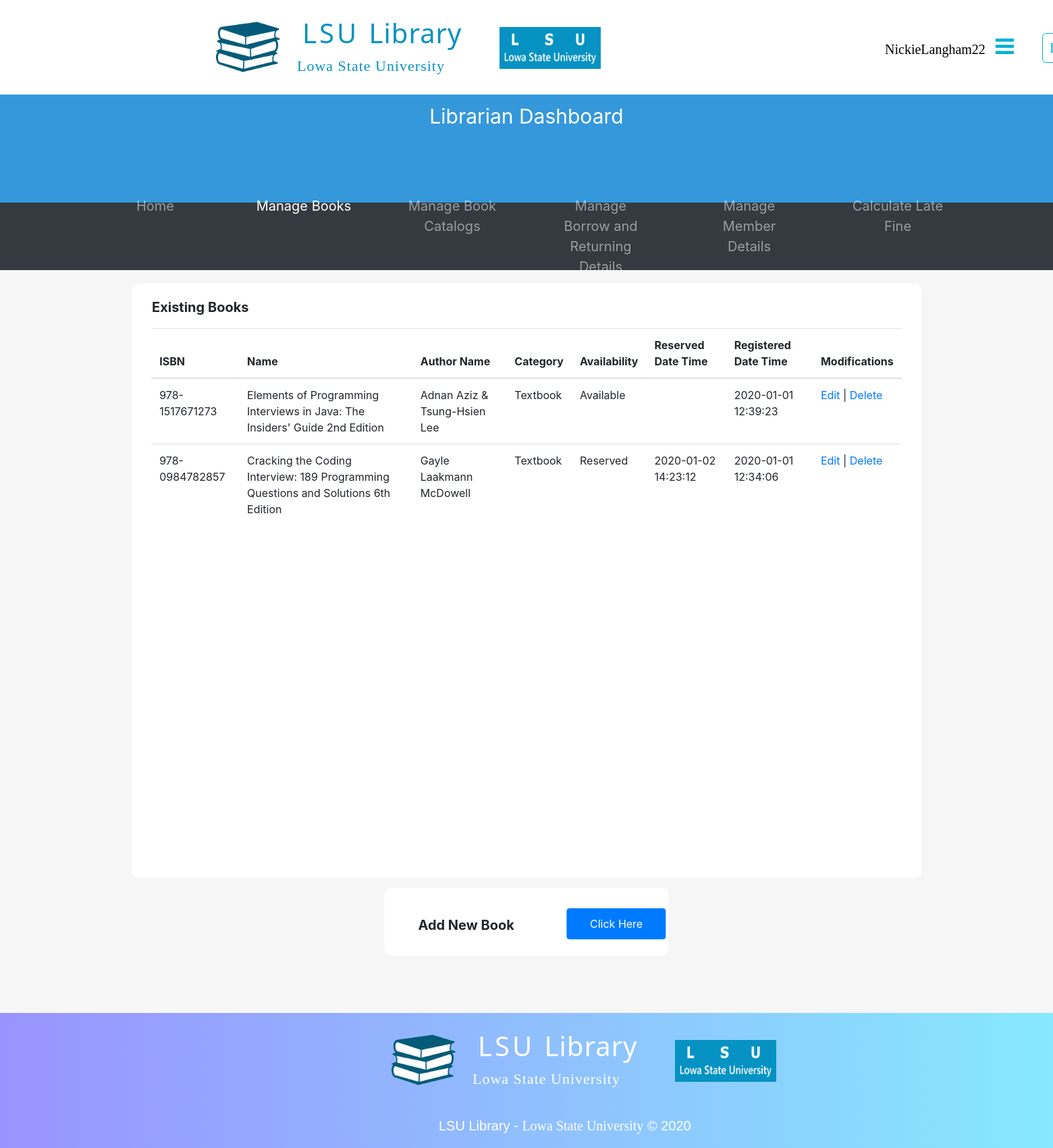
Page /librarianDashboard/1.manageBooks/manageBooks.php (signed in) on the committed database.
### tables this page shows
CREATE TABLE Book(
  ISBN VARCHAR(17) NOT NULL,
  Name VARCHAR(200) NOT NULL,
  bcCategoryID INT(8) NOT NULL,
  baAvailabilityID INT(8) NOT NULL,
  ReserveDateTime DATETIME,
  uUserID_ReservedBy INT(8),
  RegisteredDateTime DATETIME DEFAULT CURRENT_TIMESTAMP,
  PRIMARY KEY (ISBN),
  FOREIGN KEY (bcCategoryID) REFERENCES BookCategory (CategoryID),
  FOREIGN KEY (baAvailabilityID) REFERENCES BookAvailability (AvailabilityID),
  FOREIGN KEY (uUserID_ReservedBy) REFERENCES User (UserID)
);

CREATE TABLE BookCategory(
  CategoryID INT AUTO_INCREMENT,
  Category VARCHAR(50) NOT NULL,
  PRIMARY KEY (CategoryID)
);

CREATE TABLE BookAvailability(
  AvailabilityID INT(8) AUTO_INCREMENT,
  Availability VARCHAR(15) NOT NULL,
  PRIMARY KEY (AvailabilityID)
);

CREATE TABLE BookAuthor(
  bISBN VARCHAR(17) NOT NULL,
  Author VARCHAR(50) NOT NULL,
  PRIMARY KEY (bISBN, Author),
  FOREIGN KEY (bISBN) REFERENCES Book (ISBN)
);

### librarianDashboard/1.manageBooks/manageBooks.php (the view, shortened to what this page needs)
<?php
  include_once("../../LSULibraryDBConnection.php");
        ?> <script>
<!DOCTYPE html>
<html>
  <head>
    <link rel="stylesheet" href="../../assets/css/defaultLayout.css">
    <link rel="stylesheet" href="https://cdnjs.cloudflare.com/ajax/libs/font-awesome/4.7.0/css/font-awesome.min.css">
    <link rel="stylesheet" href="../../assets/bootstrap/css/bootstrap.min.css">
  </head>
  <body>
        <div style="height: 140px; width: 100%;">
              <div id="logoSection">
		<a href="../librarianDashboard.php">
              	  <img src="../../assets/images/LSULibraryLogo.png" alt="LSU Library Logo" id="lsuLibraryLogoIcon">
            	</a>
                <h1 id="mainTitle"> LSU <span id="mainTitleSpan">Library</span> </h1>
                <p id="mainTitleSub">Lowa State University</p>
                <img src="../../assets/Images/LSUUniversityLogo.png" alt="LSU Logo" id="lsuLogoIcon">
              </div>
              <table id="navSection">
                <tr>
                  <td class="navItem" id="navItem1">
                    <a href="" data-toggle="popover" data-trigger="hover" data-placement="bottom" title="Options"
                    data-content="View Account Details" style="color: black;">
                      <?php echo $_SESSION['username']; ?> &nbsp
                      <i class="fa fa-bars" style="font-size: 32px;
                                                  color: #00B1D2FF;"></i> &nbsp
                    </a>
                  </td>
                  <td class="navItem" id="navItem2">
                    <a href="../../logout.php">Logout</a>
                  </td>
                </tr>
              </table>
        </div>
            <div style="background-color: #3498DB;
                        width: 100%;
                        height: 160px;">
              <p style="font-size: 30px;
                        color: white;
                        text-align: center;
                        padding-top: 10px;">Librarian Dashboard</p>
              <div style="position: absolute;
                          left: 50%;
                          transform: translate(-50%,-0%);">
              </div>
            </div>
            <nav class="navbar navbar-expand-sm bg-dark navbar-dark" style="height: 100px;">
              <ul class="navbar-nav" style="text-align: center;
                                            position: absolute;
                                            left: 50%;
                                            transform: translate(-50%,-0%);
                                            font-size: 20px;">
                <li class="nav-item">
                  <a class="nav-link" href="../librarianDashboard.php">Home</a>
                </li>
                <li class="nav-item active">
                  <a class="nav-link" href="manageBooks.php">Manage Books</a>
                </li>
                <li class="nav-item">
                  <a class="nav-link" href="../2.manageBookCatalog/manageBookCatalog.php">Manage Book Catalogs</a>
                </li>
                <li class="nav-item">
                  <a class="nav-link" href="#">Manage Borrow and Returning Details</a>
                </li>
                <li class="nav-item">
                  <a class="nav-link" href="#">Manage Member Details</a>
                </li>
                <li class="nav-item">
                  <a class="nav-link" href="#">Calculate Late Fine</a>
                </li>
              </ul>
            </nav>
          <div style="width: 100%;
                      height: 1100px;
                      background-color: #F6F6F6;">
            <div style="width: 75%;
                        height: 880px;
                        background-color: #FFFFFF;
                        border-radius: 10px;
                        position: relative;
                        left: 50%;
                        transform: translateX(-50%);
                        top: 20px;">
              <p style="font-size: 20px;
                        padding-left: 30px;
                        padding-top: 20px;"><b>Existing Books</b></p>
              <div style="width: 95%;
                          height: 790px;
                          background-color: white;
                          position: absolute;
                          left: 50%;
                          transform: translateX(-50%);
                          overflow-y: scroll;">
                <?php
                  $bookDetailsSQL = "SELECT b.ISBN, b.Name, bc.Category, ba.Availability, b.ReserveDateTime, b.RegisteredDateTime FROM Book b
                                    INNER JOIN BookAvailability ba ON ba.AvailabilityID = b.baAvailabilityID
                                    INNER JOIN BookCategory bc ON bc.CategoryID = b.bcCategoryID
                                    ORDER BY RegisteredDateTime DESC;";
                  $bookDetailsResult = mysqli_query($databaseConn, $bookDetailsSQL);
                ?>
                <table class="table table-hover fixed_header" style="border-radius: 10px;">
                  <thead>
                    <tr>
                      <th> ISBN </th>
                      <th> Name </th>
                      <th> Author Name </th>
                      <th> Category </th>
                      <th> Availability </th>
                      <th> Reserved Date Time </th>
                      <th> Registered Date Time </th>
                      <th> Modifications </th>
                    </tr>
                  </thead>
                  <tbody>
                      <?php
                        while($bookDetailsRow = mysqli_fetch_array($bookDetailsResult)){
                          $ISBN = $bookDetailsRow["ISBN"];
                      ?>
                    <tr>
                      <td title="ISBN"><?php echo $ISBN ?></td>
                      <td title="Book Name"><?php echo $bookDetailsRow["Name"]; ?></td>
                        <?php
                          $bookAuthorSQL = "SELECT Author FROM BookAuthor WHERE bISBN = '$ISBN';";
                          $bookAuthorResult = mysqli_query($databaseConn, $bookAuthorSQL);
                          $bookAuthorRowCount = mysqli_num_rows($bookAuthorResult);
                          if($bookAuthorRowCount == 1){
                            while($bookAuthorRow = mysqli_fetch_array($bookAuthorResult)){
                              ?><td  title="Book Author"><?php echo $bookAuthorRow["Author"]; ?></td><?php
                            }
                          }
                          else if($bookAuthorRowCount == 2){
                            $bookAuthor = [];
                            while($bookAuthorRow = mysqli_fetch_array($bookAuthorResult)){
                              $bookAuthor[] = $bookAuthorRow["Author"];
                            }
                            ?><td  title="Book Author"><?php echo $bookAuthor[0]." & ".$bookAuthor[1]; ?></td><?php
                          }
                        ?>
                      <td title="Category"><?php echo $bookDetailsRow["Category"]; ?></td>
                      <td title="Availability"><?php echo $bookDetailsRow["Availability"]; ?></td>
                      <td title="Reserved Date Time"><?php echo $bookDetailsRow["ReserveDateTime"]; ?></td>
                      <td title="Registered Date Time"><?php echo $bookDetailsRow["RegisteredDateTime"]; ?></td>
                      <td>
                          <a href="updateBookDetails.php?isbn=<?php echo $ISBN ?>"> Edit </a>
						            | <a href="deleteBook.php?isbn=<?php echo $ISBN ?>"
                          onClick="return confirm('This book and along with connections to this book will be removed.\nAre you such you want to continue?')">
                          Delete
                        </a>
                      </td>
                    </tr>
                      <?php } ?>
                  </tbody>
                </table>
              </div>
            </div>
            <div style="width: 27%;
                        height: 100px;
                        background-color: #FFFFFF;
                        border-radius: 10px;
                        position: relative;
                        left: 50%;
                        transform: translateX(-50%);
                        top: 35px;">
              <p style="font-size: 20px;
                        padding-left: 50px;
                        padding-top: 40px;"><b>Add New Book</b></p>
              <button type="button" class="btn btn-primary" data-toggle="modal" data-target="#addBookModal"
               style="padding: 10px;
                      width: 35%;
                      position: absolute;
                      left: 270px;
                      top: 30px;">
                Click Here
              </button>
            </div>
          </div>
          <div id="footer">
            <div id="footerLogoSection">
              <img src="../../assets/images/LSULibraryLogo.png" alt="LSU Library Logo" id="lsuLibraryLogoIcon">
              <h1 id="mainTitle"> LSU <span id="mainTitleSpan">Library</span> </h1>
              <p id="mainTitleSub">Lowa State University</p>
              <img src="../../assets/images/LSUUniversityLogo.png" alt="LSU Logo" id="lsuLogoIcon">
            </div>
            <p id="footerText1Main">LSU Library - <span id="footerText1Sub">Lowa State University</span> &copy; 2020</p>
          </div>
  </body>
</html>

### assets/css/defaultLayout.css (style rules this page uses)
* { margin: 0; }
#lsuLibraryLogoIcon { height: 95px; width: 95px; position: relative; top: 122px; left: -120px; }
#logoSection { position: relative; top: -100px; left: 440px; }
#mainTitle { color: #0692c2; letter-spacing: 4px; font-family: 'Noto Sans', sans-serif; font-size: 40px; padding-top: 30px; padding-left: 8px; }
#mainTitleSpan { letter-spacing: 1px; }
#mainTitleSub { font-size: 22px; font-family: verdana; color: #0692c2; letter-spacing: 1px; }
#lsuLogoIcon { height: 62px; width: 150px; position: relative; top: -90px; left: 300px; }
#navSection { position: relative; top: -240px; left: 1280px; }
.navItem { padding-left: 20px; }
.navItem a { font-size: 25px; text-decoration: none; color: #00B1D2FF; font-family: verdana; font-size: 20px; border-style: solid; border-width: thin; border-radius: 6px; padding: 10px; }
#navItem1 a { border-color: white; transition-duration: 0.4s; }
#navItem2 a { transition-duration: 0.4s; }
#footer { background-image: linear-gradient(to right, #9993ff, #86e9fd); height: 200px; }
#footerLogoSection { position:relative; top: -100px; left: 700px; }
#footerLogoSection h1 { color: white; }
#footerLogoSection span { color: white; }
#footerLogoSection p { color: white; }
#footerText1Main { position: relative; top: -140px; left: 650px; font-family: sans-serif; font-size: 20px; color: white; }
#footerText1Sub { font-family: serif; font-size: 20px; color: white; }

### librarianDashboard/1.manageBooks/manageBooks.php (style rules this page uses)
nav li { margin-left:30px; margin-right:30px; width: 160px; }

### rows in the picture
book: ISBN "978-1517671273", Name "Elements of Programming Interviews in Java: The Insiders' Guide 2nd Edition", bookAuthor "Adnan Aziz", bookAuthor "Tsung-Hsien Lee", bcCategoryID.Category "Textbook", baAvailabilityID.Availability "Available", RegisteredDateTime "2020-01-01 12:39:23"
book: ISBN "978-0984782857", Name "Cracking the Coding Interview: 189 Programming Questions and Solutions 6th Edition", bcCategoryID.Category "Textbook", baAvailabilityID.Availability "Reserved", ReserveDateTime "2020-01-02 14:23:12", RegisteredDateTime "2020-01-01 12:34:06"
bookauthor: Author "Gayle Laakmann McDowell"

### other values in the picture
$_SESSION['username'] "NickieLangham22"
